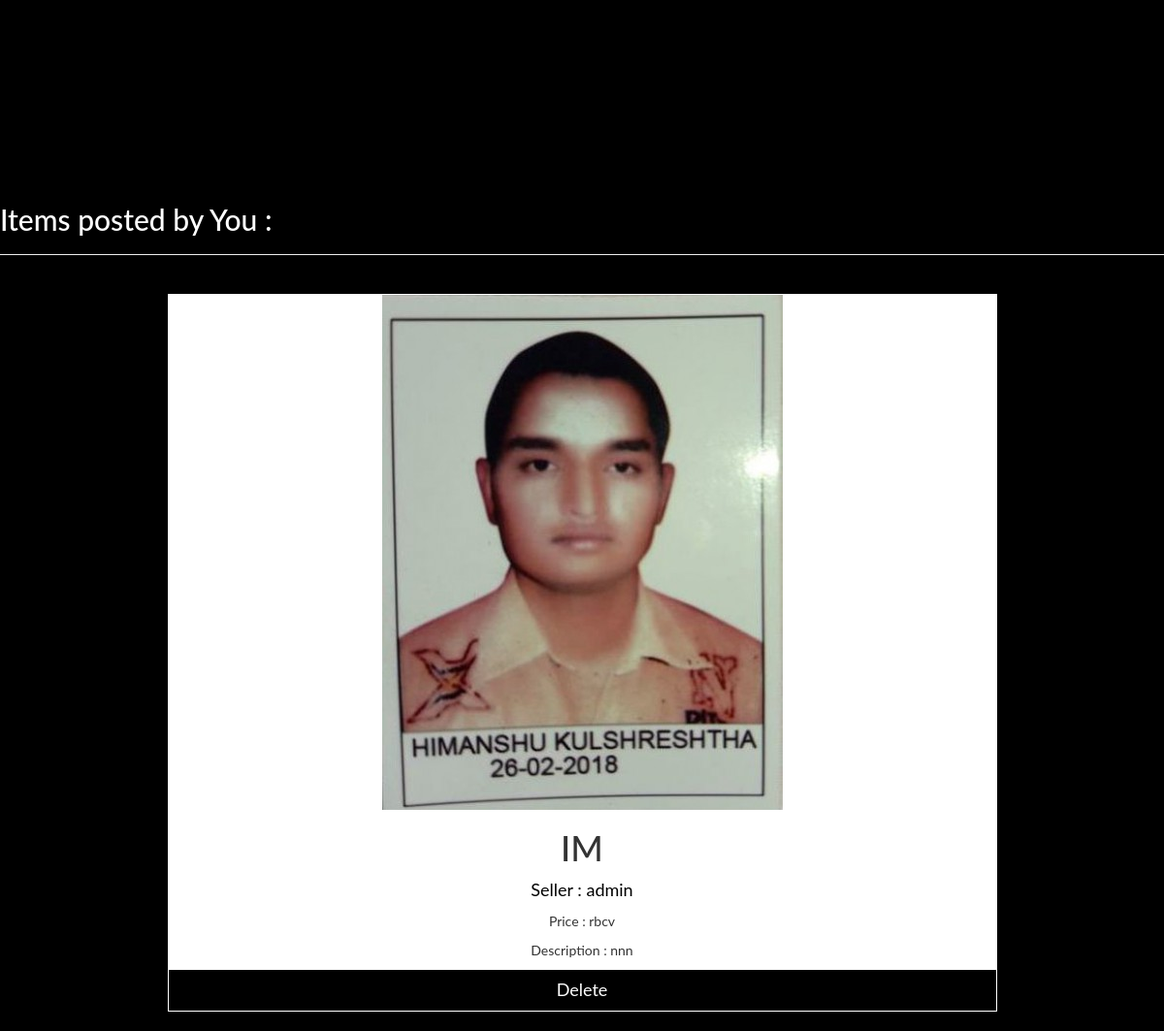
Screenshot of /main/admin/profile/ with the database file from the repository.
### BuyandSell/models.py (models this page shows)
class item(models.Model):
	item_name=models.CharField(max_length=100)
	item_id=models.CharField(max_length=50)
	price  = models.CharField(max_length=50)
	username = models.CharField(max_length=50)
	description =models.CharField(max_length=100)
	image=models.FileField()
	available =models.BooleanField(default=False)
	report=models.FileField(null=True)

### BuyandSell/views.py (the view)
# urls.py: url(r'^(?P<username>[\w-]+)/profile/$', views.profile,name='profile'),
def profile(request,username):
	print("we are in profile now ")
	result =item.objects.filter(username =username)
	u = get_object_or_404(User, username=username)
	me=UserProfile.objects.filter(user=u)
	return render(request,'BuyandSell/profile.html' ,{'obj2':me,'obj' :result})

### BuyandSell/templates/BuyandSell/profile.html (shortened to what this page needs)
<!doctype html>
<html lang="en">
<head>
  {%load static%}
  <link rel="stylesheet" href="https://maxcdn.bootstrapcdn.com/bootstrap/3.3.7/css/bootstrap.min.css">
	<link rel="stylesheet" href = "{% static 'BuyandSell/style.css' %}">
</head>
<body>
	<div class = "my-container">
	</div>
	<div class="page-header" style="color:white;">
		<h2>
		Items posted by You :
		</h2>
	</div>
 	{% for i in obj %}
	<div class = "container">
			<div class = "item_temp">
				<img src = "{{ i.image.url }}" class = "item_image">
				<h1>{{i.item_name}}</h1>
				  <p class="title">Seller : {{i.username}}</p>
				  <p>Price : {{i.price}}</p>
				  <p>Description : {{i.description}}</p>
				  <a href="{% url 'BuyandSell:deleteme' i.item_name %}">
				  <button>Delete</button>
				  </a>
			</div>
	</div>
	{%endfor%}
</body>
</html>

### BuyandSell/static/BuyandSell/style.css (style rules this page uses)
body { font-family: "Lato", sans-serif; background-color: black; }
.my-container { width : 100%; text-align: center; margin-top: 125px; }
.item_temp { box-shadow: 0 4px 8px 0 rgba(0, 0, 0, 0.2); background-color: white; width : 75%; margin-top: 20px; margin-bottom: 20px; margin-left: auto; margin-right: auto; text-align: center; border: solid 1px white; }
.item_image { margin:0; background-color: black; width:auto; min-height: inherit; max-height:300px border : solid 4px black; }
.title { color: black; font-size: 18px; }
button { border: none; outline: 0; display: inline-block; padding: 8px; color: white; background-color: #000; text-align: center; cursor: pointer; width: 100%; font-size: 18px; }
a { text-decoration: none; font-size: 22px; color: black; }

### rows the page displays
item: image (picture), item_name "IM", username "admin", price "rbcv", description "nnn"
